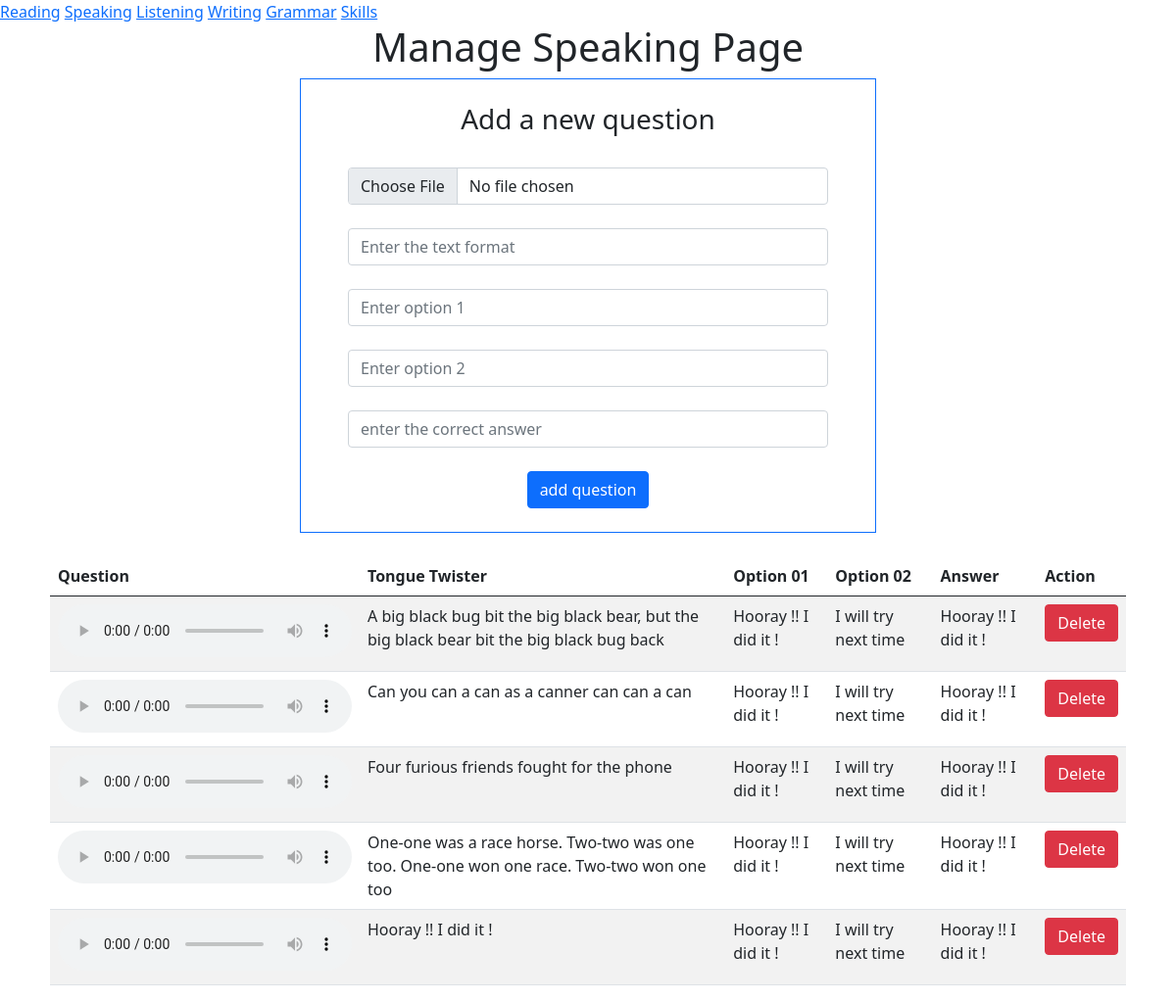
Page /Admin_Speaking.php on the committed database.
### tables this page shows
CREATE TABLE `table_speaking` (
  `id` int(255) NOT NULL,
  `que` varchar(2000) NOT NULL,
  `option_1` varchar(2000) NOT NULL,
  `option_2` varchar(2000) NOT NULL,
  `ans` varchar(2000) NOT NULL,
  `userans` varchar(2000) DEFAULT NULL,
  `que_read` varchar(2000) NOT NULL
);

### Admin_Speaking.php (the view, shortened to what this page needs)
<?php
@include 'configure.php';
?>
<!DOCTYPE html>
<html lang="en">
<head>
   <link href="https://cdn.jsdelivr.net/npm/bootstrap@5.0.2/dist/css/bootstrap.min.css" rel="stylesheet">
</head>
<body>
<a href="Admin_reading.php">Reading</a>
<a href="Admin_Speaking.php">Speaking</a>
<a href="Admin_Listening.php">Listening</a>
<a href="Admin_Writing.php">Writing</a>
<a href="Admin_Grammar.php">Grammar</a>
<a href="skills.php">Skills</a>
<div class="row d-flex justify-content-center">
   <div class="col-md-6">
        <div class="form-group">
            <h1 class="text-center">Manage Speaking Page</h1>
            <div class="border border-primary">
                <div class="col px-md-5">
      <form action="<?php $_SERVER['PHP_SELF'] ?>" method="post" enctype="multipart/form-data"><br/>
         <h3 class="text-center">Add a new question</h3><br/>
         <input type="file" accept="image/mp3" name="Question" class="form-control"><br/>
         <input type="text" placeholder="Enter the text format" name="Ques_Read" class="form-control"><br/>
         <input type="text" placeholder="Enter option 1" name="Ques_opt1" class="form-control"><br/>
         <input type="text" placeholder="Enter option 2" name="Ques_opt2" class="form-control"><br/>
         <input type="text" placeholder="enter the correct answer" name="ans" class="form-control"><br/>
         <div class="text-center">
            <input type="submit" class="btn btn-primary" name="add_audio" value="add question">
         </div>
         <br/>
      </form>
      </div>
</div>
   </div>
</div>
   <?php
   $select = mysqli_query($conn, "SELECT * FROM table_speaking");
   ?>
   <div class="col-md-11">
   <br/>
      <table class="table table-striped table-hover">
         <thead>
         <tr>
            <th>Question</th>
            <th>Tongue Twister</th>
            <th>Option 01</th>
            <th>Option 02</th>
            <th>Answer</th>
            <th>Action</th>
         </tr>
         </thead>
         <?php while($row = mysqli_fetch_assoc($select)){ ?>
         <tr>
            <td><audio controls><source src="uploaded_img/<?php echo $row['que']; ?>"></audio></td>
            <td><?php echo $row['que_read']; ?></td>
            <td><?php echo $row['option_1']; ?></td>
            <td><?php echo $row['option_2']; ?></td>
            <td><?php echo $row['ans']; ?></td>
            <td>
               <a href="Admin_Speaking.php?delete=<?php echo $row['id']; ?>" class="btn btn-danger">Delete </a>
            </td>
         </tr>
      <?php } ?>
      </table>
   </div>
</div>
</body>
</html>

### rows in the picture
table_speaking: que_read "A big black bug bit the big black bear, but the big black bear bit the big black bug back", option_1 "Hooray !! I did it !", option_2 "I will try next time", ans "Hooray !! I did it !"
table_speaking: que_read "Can you can a can as a canner can can a can", option_1 "Hooray !! I did it !", option_2 "I will try next time", ans "Hooray !! I did it !"
table_speaking: que_read "Four furious friends fought for the phone", option_1 "Hooray !! I did it !", option_2 "I will try next time", ans "Hooray !! I did it !"
table_speaking: que_read "One-one was a race horse. Two-two was one too. One-one won one race. Two-two won one too", option_1 "Hooray !! I did it !", option_2 "I will try next time", ans "Hooray !! I did it !"
table_speaking: que_read "Hooray !! I did it !", option_1 "Hooray !! I did it !", option_2 "I will try next time", ans "Hooray !! I did it !"
